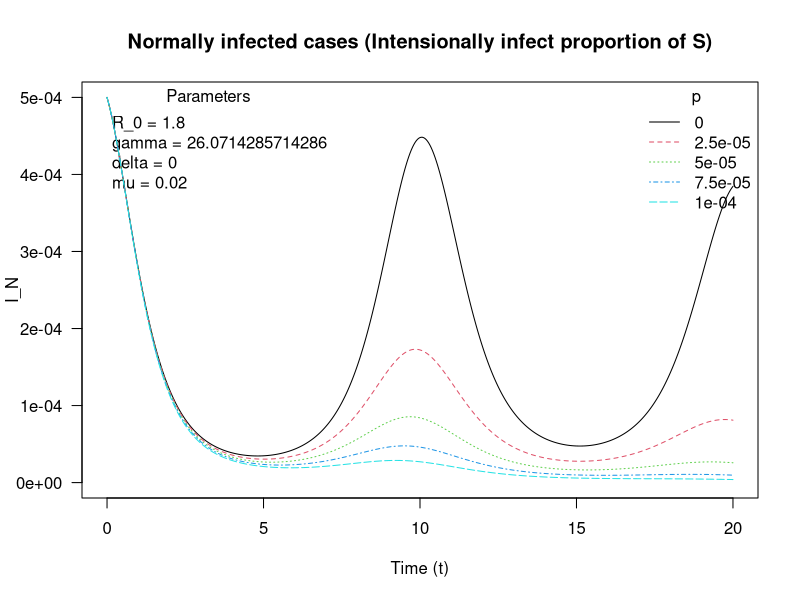

The R script that drew this image:
library(deSolve)
## Vector Field for SIR model
SIR.vector.field <- function(t, vars, parms) {
  ##SIR.vector.field <- function(t, vars=c(S=S,I=I,R=R,Q=Q,X=X), parms=c(R_0=R_0,gamma=gamma,delta=delta,mu=mu,p=p)) {
    with(as.list(c(parms, vars)), {
    ## Summary: In intensional infection cases, I divided the infected further into normally infected and intensionally infected. 
    ##          While the normally infected cases are the real casualties.
    dS <- mu -gamma*R_0*S*(I_N+I_T) -p*S -mu*S# dS/dt
    dQ <- gamma*R_0*S*(I_N+I_T)+p*S + mu*p # cumulative cases
    dX <- gamma*R_0*S*I_N #cumulative normally infected cases
    dI_T <- p*S+gamma*R_0*S*I_T - gamma*I_T-mu*I_T # intensional infected cases, and cases which is infected by them
    dI_N <- gamma*R_0*S*I_N - gamma*I_N-mu*I_N # Normally infected cases
    dR <- gamma*(I_T+I_N)-mu*R #dR/dt
    
    dS_v <- mu-gamma*R_0*S_v*V -p*(S_v) - mu*(S_v)
    dV <- gamma*R_0*S_v*V - gamma*V-mu*V # Prevalence of vaccination
    dV_c <- gamma*R_0*S_v*V #cumulative infected cases with normal vaccination
    vec.fld <- c(dS=dS, dI_N=dI_N,dI_T=dI_T, dR=dR, dQ=dQ, dX=dX, dV=dV,dV_c=dV_c,dS_v=dS_v)
    return(list(vec.fld)) # ode() requires a list
  })
}

draw.soln <- function(ic=c(S=1,I_T=0,I_N=0,R=0,Q=0,X=0,V=0,V_c=0), tmax=1,
                      times=seq(0,tmax,by=tmax/500),
                      func, parms, doPlot=TRUE, ... ) {
  soln <- ode(ic, times, func, parms)
  if (doPlot) lines(times, soln[,"I_N"], lwd=1,...)
  
  return(invisible(as.data.frame(soln)))
}

## initial conditions:
I_T0 <- 0.0005
I_N0 <- 0.0005
S0 <- 0.55 ##1 - (I_T0+I_N0)
R0 <- 1 - (I_T0+I_N0) - S0
V0 <- 0.001
Q0 <- I_T0+I_N0
X0 <- Q0
V_c0 <- V0
S_v0 <- 1 - V_c0
## draw solutions for several values of parameter R_0:
##vary_p <- c(0,0.1,0.2,0.5,0.8)
vary_p <- seq(0,0.0001,length=5)

## set parameter values
R_0 <- 1.8
gamma <- 365/14 # two week mean infectious period
delta <- 0
mu <- 1/50 # 50 year mean lifetime

## Plot solutions of the SIR model
tmax <- 20 # end time for numerical integration of the ODE
## run one simulation to get sensible ylim
out <- draw.soln(ic=c(S=S0,I_N=I_N0,I_T=I_T0,R=R0,Q=Q0,X=X0,V=V0,V_c=V_c0,S_v=S_v0), tmax=tmax,
            func=SIR.vector.field,
            parms=c(R_0=R_0,gamma=gamma,delta=delta,mu=mu,p=0),
            doPlot=FALSE
            )
ymin <- min(out[["I_N"]],na.rm=TRUE)
ymax <- max(out[["I_N"]],na.rm=TRUE)
## draw box for plot:
plot(0,0,xlim=c(0,tmax),ylim=c(0,ymax),
     type="n",main="Normally infected cases (Intensionally infect proportion of S)",xlab="Time (t)",ylab="I_N",las=1)

legend("topleft", bty="n", title="Parameters",
       legend=c(paste0("R_0 = ",R_0),
                paste0("gamma = ",gamma),
                paste0("delta = ", delta),
                paste0("mu = ", mu)))
                                                   
for (i in 1:length(vary_p)) {
  draw.soln(ic=c(S=S0,I_N=I_N0,I_T=I_T0,R=R0,Q=Q0,X=X0,V=V0,V_c=V_c0,S_v=S_v0), tmax=tmax,
            func=SIR.vector.field,
            parms=c(R_0=R_0,gamma=gamma,delta=delta,mu=mu,p=vary_p[i]),
            col=i,
            lty=i # use a different line style for each solution
  )
}
legend("topright",legend=vary_p,col=1:length(vary_p),lty=1:length(vary_p),
       title="p",bty="n")
